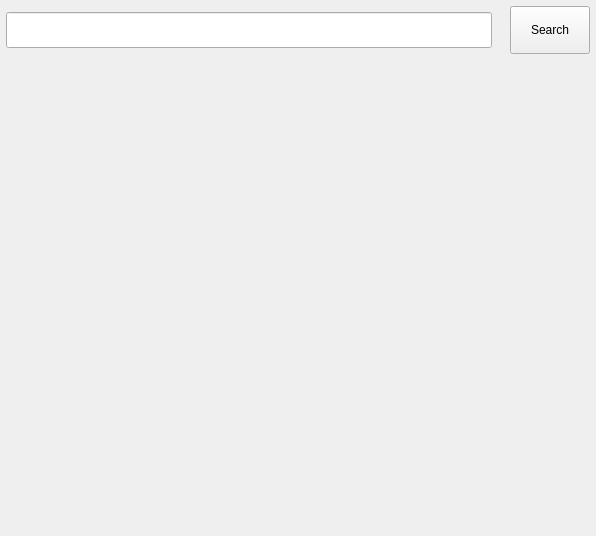
<?xml version="1.0" encoding="UTF-8"?>
<ui version="4.0">
 <class>search_view</class>
 <widget class="QWidget" name="search_view">
  <property name="geometry">
   <rect>
    <x>0</x>
    <y>0</y>
    <width>596</width>
    <height>536</height>
   </rect>
  </property>
  <property name="windowTitle">
   <string>Form</string>
  </property>
  <layout class="QGridLayout" name="gridLayout">
   <property name="leftMargin">
    <number>6</number>
   </property>
   <property name="topMargin">
    <number>6</number>
   </property>
   <property name="rightMargin">
    <number>6</number>
   </property>
   <property name="bottomMargin">
    <number>6</number>
   </property>
   <property name="spacing">
    <number>8</number>
   </property>
   <item row="1" column="0">
    <widget class="QScrollArea" name="scrollArea">
     <property name="frameShape">
      <enum>QFrame::NoFrame</enum>
     </property>
     <property name="widgetResizable">
      <bool>true</bool>
     </property>
     <widget class="QWidget" name="view_slot">
      <property name="geometry">
       <rect>
        <x>0</x>
        <y>0</y>
        <width>584</width>
        <height>455</height>
       </rect>
      </property>
      <layout class="QGridLayout" name="gridLayout_2">
       <property name="leftMargin">
        <number>0</number>
       </property>
       <property name="topMargin">
        <number>0</number>
       </property>
       <property name="rightMargin">
        <number>0</number>
       </property>
       <property name="bottomMargin">
        <number>0</number>
       </property>
       <property name="spacing">
        <number>0</number>
       </property>
       <item row="0" column="0">
        <layout class="QVBoxLayout" name="search_container"/>
       </item>
      </layout>
     </widget>
    </widget>
   </item>
   <item row="0" column="0">
    <layout class="QHBoxLayout" name="horizontalLayout">
     <property name="spacing">
      <number>18</number>
     </property>
     <property name="bottomMargin">
      <number>12</number>
     </property>
     <item>
      <widget class="QLineEdit" name="lineEdit">
       <property name="minimumSize">
        <size>
         <width>0</width>
         <height>36</height>
        </size>
       </property>
      </widget>
     </item>
     <item>
      <widget class="QPushButton" name="pushButton">
       <property name="minimumSize">
        <size>
         <width>0</width>
         <height>48</height>
        </size>
       </property>
       <property name="text">
        <string>Search</string>
       </property>
       <property name="icon">
        <iconset resource="../assets/assets.qrc">
         <normaloff>:/icons/icons/search.svg</normaloff>:/icons/icons/search.svg</iconset>
       </property>
      </widget>
     </item>
    </layout>
   </item>
  </layout>
 </widget>
 <resources>
  <include location="../assets/assets.qrc"/>
 </resources>
 <connections/>
</ui>
